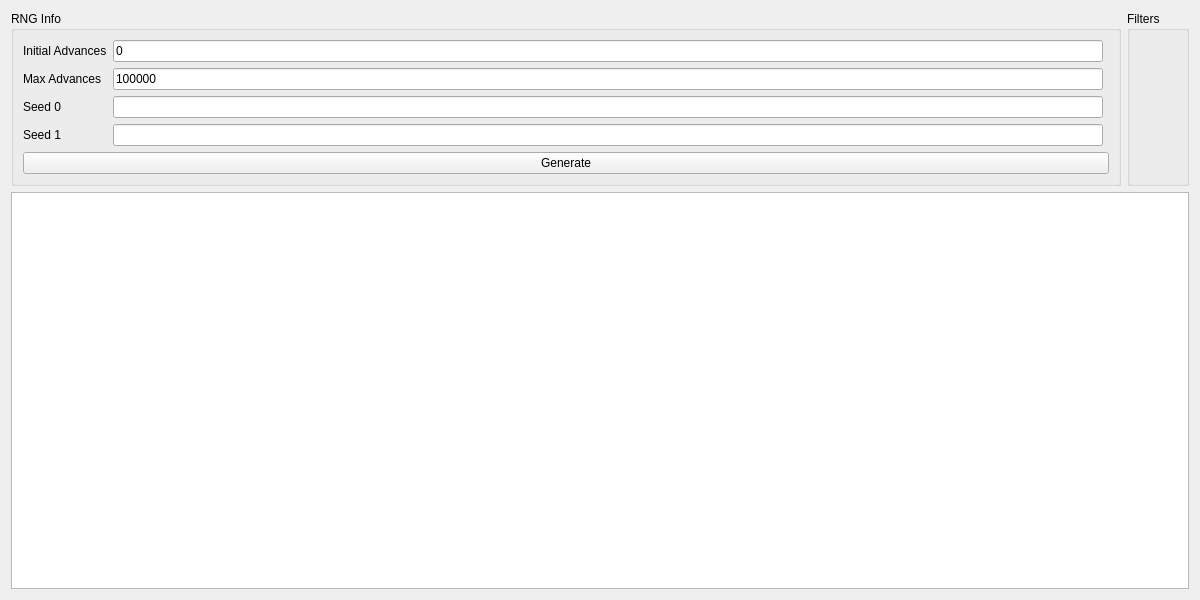
<?xml version="1.0" encoding="UTF-8"?>
<ui version="4.0">
 <class>IDs8</class>
 <widget class="QWidget" name="IDs8">
  <property name="geometry">
   <rect>
    <x>0</x>
    <y>0</y>
    <width>1200</width>
    <height>600</height>
   </rect>
  </property>
  <property name="minimumSize">
   <size>
    <width>1200</width>
    <height>600</height>
   </size>
  </property>
  <property name="windowTitle">
   <string>Gen 8 TID/SID</string>
  </property>
  <layout class="QGridLayout" name="gridLayout">
   <item row="0" column="0">
    <widget class="QGroupBox" name="groupBoxRNGInfo">
     <property name="title">
      <string>RNG Info</string>
     </property>
     <layout class="QGridLayout" name="gridLayout_1">
      <item row="0" column="0">
       <widget class="QLabel" name="labelInitialAdvances">
        <property name="text">
         <string>Initial Advances</string>
        </property>
       </widget>
      </item>
      <item row="0" column="1">
       <widget class="TextBox" name="textBoxInitialAdvances">
        <property name="text">
         <string notr="true">0</string>
        </property>
       </widget>
      </item>
      <item row="1" column="0">
       <widget class="QLabel" name="labelMaxAdvances">
        <property name="text">
         <string>Max Advances</string>
        </property>
       </widget>
      </item>
      <item row="1" column="1">
       <widget class="TextBox" name="textBoxMaxAdvances">
        <property name="text">
         <string notr="true">100000</string>
        </property>
       </widget>
      </item>
      <item row="2" column="0">
       <widget class="QLabel" name="labelSeed0">
        <property name="text">
         <string>Seed 0</string>
        </property>
       </widget>
      </item>
      <item row="2" column="1">
       <widget class="TextBox" name="textBoxSeed0"/>
      </item>
      <item row="3" column="0">
       <widget class="QLabel" name="labelSeed1">
        <property name="text">
         <string>Seed 1</string>
        </property>
       </widget>
      </item>
      <item row="3" column="1">
       <widget class="TextBox" name="textBoxSeed1"/>
      </item>
      <item row="4" column="0" colspan="3">
       <widget class="QPushButton" name="pushButtonGenerate">
        <property name="text">
         <string>Generate</string>
        </property>
       </widget>
      </item>
     </layout>
    </widget>
   </item>
   <item row="0" column="1">
    <widget class="QGroupBox" name="groupBoxFilter">
     <property name="title">
      <string>Filters</string>
     </property>
     <layout class="QGridLayout" name="gridLayout_2">
      <item row="0" column="0">
       <widget class="IDsFilter" name="filter" native="true"/>
      </item>
     </layout>
    </widget>
   </item>
   <item row="1" column="0" colspan="2">
    <widget class="TableView" name="tableView"/>
   </item>
  </layout>
 </widget>
 <customwidgets>
  <customwidget>
   <class>TextBox</class>
   <extends>QLineEdit</extends>
   <header>Form/Controls/TextBox.hpp</header>
  </customwidget>
  <customwidget>
   <class>TableView</class>
   <extends>QTableView</extends>
   <header>Form/Controls/TableView.hpp</header>
  </customwidget>
  <customwidget>
   <class>IDsFilter</class>
   <extends>QWidget</extends>
   <header>Form/Controls/IDsFilter.hpp</header>
   <container>1</container>
  </customwidget>
 </customwidgets>
 <tabstops>
  <tabstop>textBoxInitialAdvances</tabstop>
  <tabstop>textBoxMaxAdvances</tabstop>
  <tabstop>textBoxSeed0</tabstop>
  <tabstop>textBoxSeed1</tabstop>
  <tabstop>pushButtonGenerate</tabstop>
  <tabstop>tableView</tabstop>
 </tabstops>
 <resources/>
 <connections/>
</ui>
